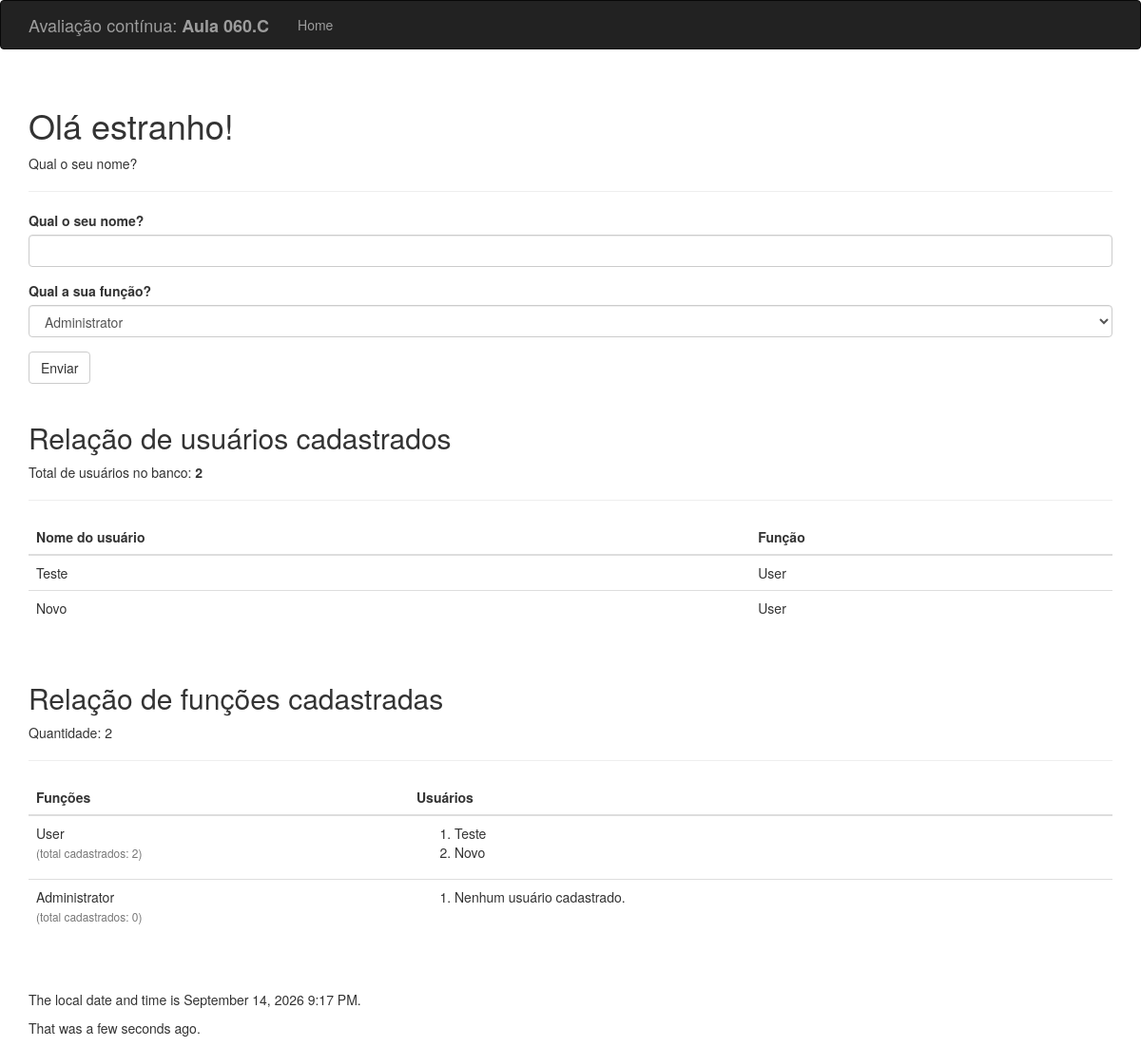
Before: / with the older database file.
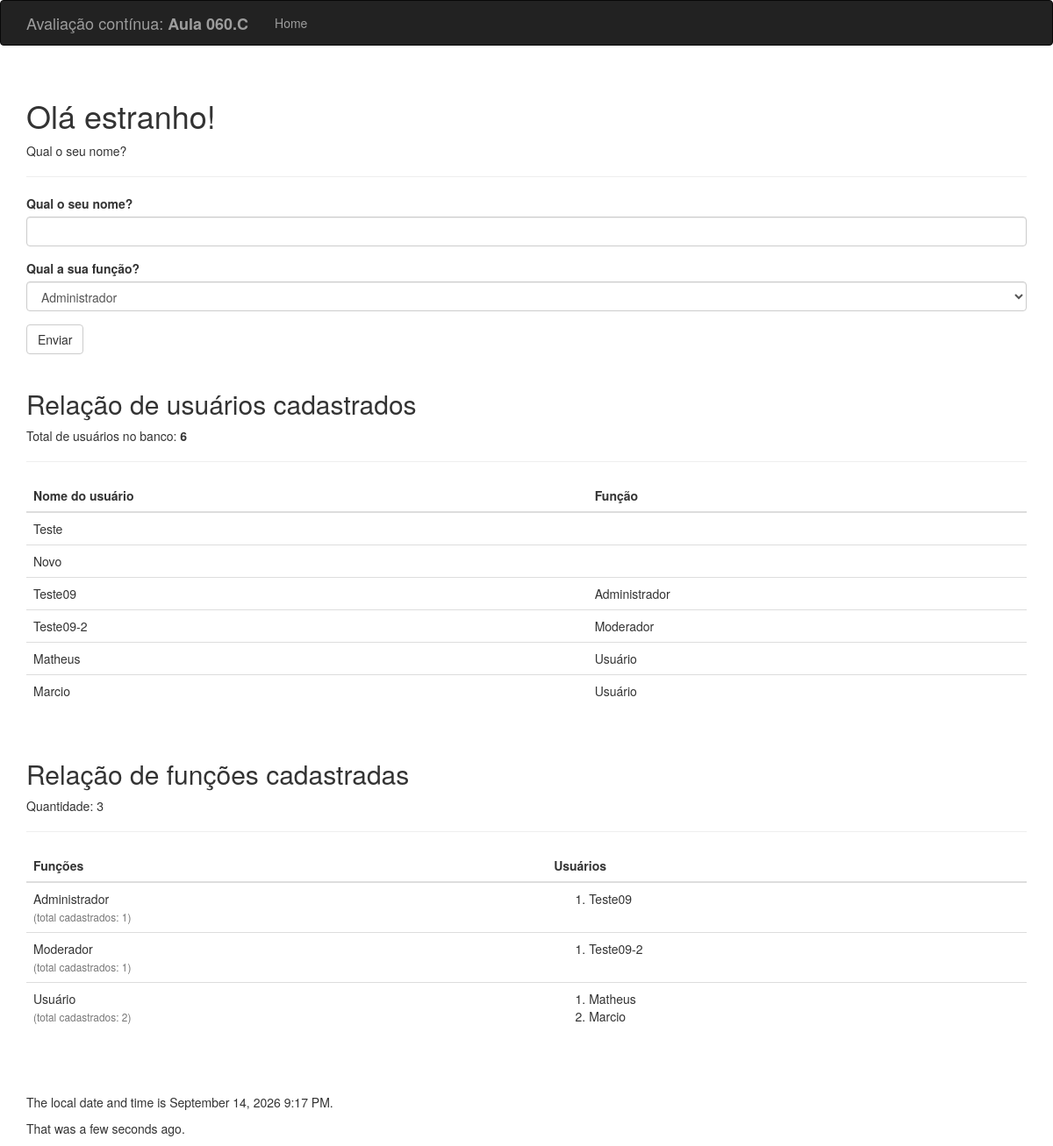
After: the same page with the newer database file.
### hello.py (models this page shows, shortened)
class User(db.Model):
    __tablename__ = 'users'
    id = db.Column(db.Integer, primary_key=True)
    username = db.Column(db.String(64), unique=True, index=True)
    role_id = db.Column(db.Integer, db.ForeignKey('roles.id')) # FK apontando para o id da tabela roles

class Role(db.Model):
    __tablename__ = 'roles'
    id = db.Column(db.Integer, primary_key=True)
    name = db.Column(db.String(64), unique=True)
    users = db.relationship('User', backref='role', lazy='dynamic') # Uma Role pode estar ligada a vários Users

### hello.py (the view, shortened to what this page needs)
@app.route('/', methods=['GET', 'POST'])
def index():
    form = NameForm()
    form.role.choices = [(r.id, r.name) for r in Role.query.order_by(Role.name).all()]
    todos_os_usuarios = User.query.all()
    todas_as_funcoes = Role.query.all()
    return render_template('index.html',
                           form=form,
                           nome_completo=session.get('name'),
                           known=session.get('known', False),
                           users=todos_os_usuarios,
                           roles=todas_as_funcoes)

### hello.py
class NameForm(FlaskForm):
    name = StringField('Qual o seu nome?', validators=[DataRequired()])
    role = SelectField('Qual a sua função?', coerce=int)
    submit = SubmitField('Enviar')

### hello.py (called while the page is built)
@app.context_processor
def inject_time():
    return dict(current_time=datetime.utcnow())

### templates/index.html (shortened to what this page needs)
{% extends "base.html" %}
{% import "bootstrap/wtf.html" as wtf %}
{% block page_content %}
<div class="page-header">
{% if nome_completo %}
    <h1>Olá, {{ nome_completo }}!</h1>
    {% if not known %}
        <p>Prazer em te conhecer!</p>
    {% else %}
        <p>Bom te ver novamente!</p>
    {% endif %}
{% else %}
    <h1>Olá estranho!</h1>
    <p>Qual o seu nome?</p>
{% endif %}
</div>
{{ wtf.quick_form(form) }}
<div class="page-header">
    <h2>Relação de usuários cadastrados</h2>
    <p>Total de usuários no banco: <strong>{{ users|length }}</strong></p>
</div>
<div class="table-responsive">
    <table class="table">
        <thead>
            <tr>
                <th>Nome do usuário</th>
                <th>Função</th>
            </tr>
        </thead>
        <tbody>
            {% if users %}
                {% for user in users %}
                    <tr>
                        <td>{{ user.username }}</td>
                        <td>{{ user.role.name }}</td>
                    </tr>
                {% endfor %}
            {% else %}
                <tr>
                    <td colspan="2">Nenhum usuário cadastrado.</td>
                </tr>
            {% endif %}
        </tbody>
    </table>
</div>
<div class="page-header">
    <h2>Relação de funções cadastradas</h2>
    <p>Quantidade: {{ roles|length }}</p>
</div>
<div class="table-responsive">
    <table class="table">
        <thead>
            <tr>
                <th>Funções</th>
                <th>Usuários</th>
            </tr>
        </thead>
        <tbody>
            {% if roles %}
                {% for role in roles %}
                    <tr>
                        <td>
                            {{ role.name }} <br>
                            <span class="text-muted"><small>(total cadastrados: {{ role.users.all()|length }})</small></span>
                        </td>
                        <td>
                            <ol>
                            {% for user in role.users.all() %}
                                <li>{{ user.username }}</li>
                            {% else %}
                                <li>Nenhum usuário cadastrado.</li>
                            {% endfor %}
                            </ol>
                        </td>
                    </tr>
                {% endfor %}
            {% else %}
                <tr>
                    <td colspan="2">Nenhuma função cadastrada.</td>
                </tr>
            {% endif %}
        </tbody>
    </table>
</div>
{% endblock %}

### templates/base.html (shortened to what this page needs)
{% extends "bootstrap/base.html" %}
{% block head %}
{{ super() }}
{% endblock %}
{% block navbar %}
<div class="navbar navbar-inverse" role="navigation">
    <div class="container">
        <div class="navbar-header">
            <a class="navbar-brand" href="{{ url_for('index') }}">Avaliação contínua: <strong>Aula 060.C</strong></a>
        </div>
        <div class="navbar-collapse collapse">
            <ul class="nav navbar-nav">
                <li><a href="{{ url_for('index') }}">Home</a></li>
            </ul>
        </div>
    </div>
</div>
{% endblock %}
{% block content %}
<div class="container">
    {% block page_content %}{% endblock %}
    <br><br>
    <p>The local date and time is {{ moment(current_time).format('LLL') }}.</p>
    <p>That was {{ moment(current_time).fromNow(refresh=True) }}.</p>
</div>
{% endblock %}

Changed rows visible on the page:
removed Role: name "User", users.all|length "2", User (username "Teste"), User (username "Novo")
removed Role: name "Administrator", users.all|length "0"
shown differently, row unchanged: User "Teste": role.name "User" → (not shown)
shown differently, row unchanged: User "Novo": role.name "User" → (not shown)
added User: username "Teste09", role.name "Administrador"
added User: username "Teste09-2", role.name "Moderador"
added User: username "Matheus", role.name "Usuário"
added User: username "Marcio", role.name "Usuário"
added Role: name "Administrador", users.all|length "1"
added Role: name "Moderador", users.all|length "1"
added Role: name "Usuário", users.all|length "2"
Other visible differences:
form field role: "Administrator" → "Administrador"
{{ users|length }}: "2" → "6"
{{ roles|length }}: "2" → "3"
